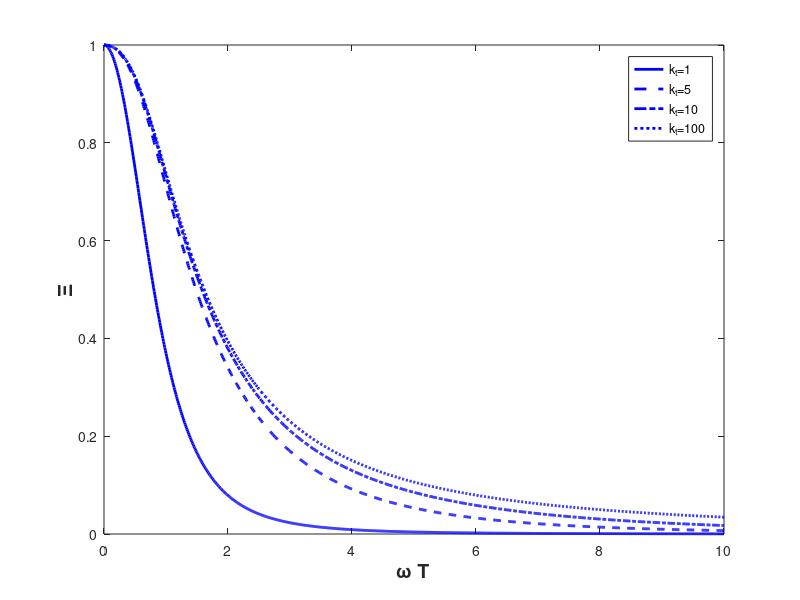

Write MATLAB code to recreate this figure.
%
% pitchpsd.m: Plot the coefficients for the pitch response problem.
%
% Copyright, Rafael Palacios, June 2018
%            r.palacios@imperial.ac.uk
%%%%%%%%%%%%%%%%%%%%%%%%%%%%%%%%%%%%%%%%%%%%%%%%%%%%%
clear all, close all
styles={'b-','b--','b-.','b:'};
kt=[1 5 10 100];
for k=1:length(kt)
    xx=0:0.01:10;
    phi=1./(1+(xx/kt(k)).^2).* ...
        (1+sqrt(8/3)*xx.^2) ./ (1 + xx.^2).^(11/6);
    plot(xx,phi,styles{k},'LineWidth',2'), hold on
end

legend(['k_t=' num2str(kt(1))],...
       ['k_t=' num2str(kt(2))],...
       ['k_t=' num2str(kt(3))],...
       ['k_t=' num2str(kt(4))])
   
 xlabel('\omega T','FontSize',14,'FontWeight','bold')
 ylabel('\Xi','FontSize',14,'FontWeight','bold')